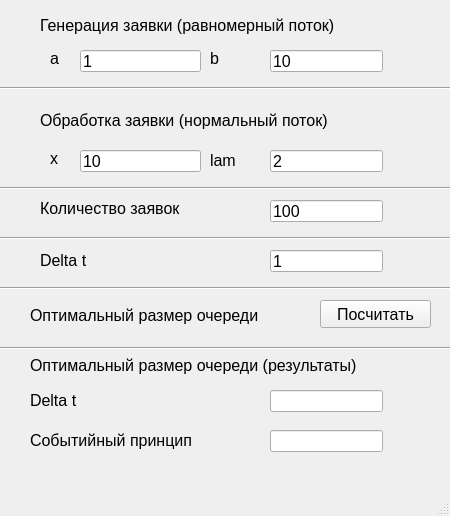
<?xml version="1.0" encoding="UTF-8"?>
<ui version="4.0">
 <class>MainWindow</class>
 <widget class="QMainWindow" name="MainWindow">
  <property name="geometry">
   <rect>
    <x>0</x>
    <y>0</y>
    <width>450</width>
    <height>516</height>
   </rect>
  </property>
  <property name="windowTitle">
   <string>Лабораторная работа №4</string>
  </property>
  <widget class="QWidget" name="centralwidget">
   <widget class="QLabel" name="label">
    <property name="geometry">
     <rect>
      <x>50</x>
      <y>50</y>
      <width>55</width>
      <height>16</height>
     </rect>
    </property>
    <property name="font">
     <font>
      <pointsize>12</pointsize>
     </font>
    </property>
    <property name="text">
     <string>a</string>
    </property>
   </widget>
   <widget class="QLabel" name="label_2">
    <property name="geometry">
     <rect>
      <x>40</x>
      <y>0</y>
      <width>391</width>
      <height>51</height>
     </rect>
    </property>
    <property name="font">
     <font>
      <pointsize>12</pointsize>
     </font>
    </property>
    <property name="text">
     <string>Генерация заявки (равномерный поток)</string>
    </property>
   </widget>
   <widget class="QLabel" name="label_3">
    <property name="geometry">
     <rect>
      <x>210</x>
      <y>50</y>
      <width>55</width>
      <height>16</height>
     </rect>
    </property>
    <property name="font">
     <font>
      <pointsize>12</pointsize>
     </font>
    </property>
    <property name="text">
     <string>b</string>
    </property>
   </widget>
   <widget class="QLineEdit" name="x_value">
    <property name="geometry">
     <rect>
      <x>80</x>
      <y>150</y>
      <width>121</width>
      <height>22</height>
     </rect>
    </property>
    <property name="font">
     <font>
      <pointsize>12</pointsize>
     </font>
    </property>
    <property name="text">
     <string>10</string>
    </property>
   </widget>
   <widget class="QLineEdit" name="lam_value">
    <property name="geometry">
     <rect>
      <x>270</x>
      <y>150</y>
      <width>113</width>
      <height>22</height>
     </rect>
    </property>
    <property name="font">
     <font>
      <pointsize>12</pointsize>
     </font>
    </property>
    <property name="text">
     <string>2</string>
    </property>
   </widget>
   <widget class="QLabel" name="label_4">
    <property name="geometry">
     <rect>
      <x>40</x>
      <y>80</y>
      <width>391</width>
      <height>81</height>
     </rect>
    </property>
    <property name="font">
     <font>
      <pointsize>12</pointsize>
     </font>
    </property>
    <property name="layoutDirection">
     <enum>Qt::LeftToRight</enum>
    </property>
    <property name="text">
     <string>Обработка заявки (нормальный поток)</string>
    </property>
   </widget>
   <widget class="QLineEdit" name="a_value">
    <property name="geometry">
     <rect>
      <x>80</x>
      <y>50</y>
      <width>121</width>
      <height>22</height>
     </rect>
    </property>
    <property name="font">
     <font>
      <pointsize>12</pointsize>
     </font>
    </property>
    <property name="text">
     <string>1</string>
    </property>
   </widget>
   <widget class="QLabel" name="label_5">
    <property name="geometry">
     <rect>
      <x>50</x>
      <y>150</y>
      <width>41</width>
      <height>16</height>
     </rect>
    </property>
    <property name="font">
     <font>
      <pointsize>12</pointsize>
     </font>
    </property>
    <property name="text">
     <string>x</string>
    </property>
   </widget>
   <widget class="Line" name="line">
    <property name="geometry">
     <rect>
      <x>-10</x>
      <y>180</y>
      <width>471</width>
      <height>16</height>
     </rect>
    </property>
    <property name="font">
     <font>
      <pointsize>12</pointsize>
     </font>
    </property>
    <property name="orientation">
     <enum>Qt::Horizontal</enum>
    </property>
   </widget>
   <widget class="QLineEdit" name="request_value">
    <property name="geometry">
     <rect>
      <x>270</x>
      <y>200</y>
      <width>113</width>
      <height>22</height>
     </rect>
    </property>
    <property name="font">
     <font>
      <pointsize>12</pointsize>
     </font>
    </property>
    <property name="text">
     <string>100</string>
    </property>
   </widget>
   <widget class="QLabel" name="label_6">
    <property name="geometry">
     <rect>
      <x>40</x>
      <y>200</y>
      <width>181</width>
      <height>16</height>
     </rect>
    </property>
    <property name="font">
     <font>
      <pointsize>12</pointsize>
     </font>
    </property>
    <property name="text">
     <string>Количество заявок</string>
    </property>
   </widget>
   <widget class="Line" name="line_2">
    <property name="geometry">
     <rect>
      <x>-10</x>
      <y>230</y>
      <width>471</width>
      <height>16</height>
     </rect>
    </property>
    <property name="font">
     <font>
      <pointsize>12</pointsize>
     </font>
    </property>
    <property name="orientation">
     <enum>Qt::Horizontal</enum>
    </property>
   </widget>
   <widget class="QLineEdit" name="dt_value">
    <property name="geometry">
     <rect>
      <x>270</x>
      <y>250</y>
      <width>113</width>
      <height>22</height>
     </rect>
    </property>
    <property name="font">
     <font>
      <pointsize>12</pointsize>
     </font>
    </property>
    <property name="text">
     <string>1</string>
    </property>
   </widget>
   <widget class="QLabel" name="label_7">
    <property name="geometry">
     <rect>
      <x>40</x>
      <y>250</y>
      <width>81</width>
      <height>20</height>
     </rect>
    </property>
    <property name="font">
     <font>
      <pointsize>12</pointsize>
     </font>
    </property>
    <property name="text">
     <string>Delta t</string>
    </property>
   </widget>
   <widget class="QLabel" name="label_8">
    <property name="geometry">
     <rect>
      <x>30</x>
      <y>430</y>
      <width>201</width>
      <height>21</height>
     </rect>
    </property>
    <property name="font">
     <font>
      <pointsize>12</pointsize>
     </font>
    </property>
    <property name="text">
     <string>Событийный принцип</string>
    </property>
   </widget>
   <widget class="QLabel" name="label_9">
    <property name="geometry">
     <rect>
      <x>30</x>
      <y>390</y>
      <width>131</width>
      <height>21</height>
     </rect>
    </property>
    <property name="font">
     <font>
      <pointsize>12</pointsize>
     </font>
    </property>
    <property name="text">
     <string>Delta t</string>
    </property>
   </widget>
   <widget class="Line" name="line_3">
    <property name="geometry">
     <rect>
      <x>-10</x>
      <y>280</y>
      <width>471</width>
      <height>16</height>
     </rect>
    </property>
    <property name="font">
     <font>
      <pointsize>12</pointsize>
     </font>
    </property>
    <property name="orientation">
     <enum>Qt::Horizontal</enum>
    </property>
   </widget>
   <widget class="QLabel" name="label_10">
    <property name="geometry">
     <rect>
      <x>30</x>
      <y>300</y>
      <width>321</width>
      <height>31</height>
     </rect>
    </property>
    <property name="font">
     <font>
      <pointsize>12</pointsize>
     </font>
    </property>
    <property name="text">
     <string>Оптимальный размер очереди</string>
    </property>
   </widget>
   <widget class="QPushButton" name="process_btn">
    <property name="geometry">
     <rect>
      <x>320</x>
      <y>300</y>
      <width>111</width>
      <height>28</height>
     </rect>
    </property>
    <property name="font">
     <font>
      <pointsize>12</pointsize>
     </font>
    </property>
    <property name="text">
     <string>Посчитать</string>
    </property>
   </widget>
   <widget class="QLineEdit" name="event_principle_line">
    <property name="geometry">
     <rect>
      <x>270</x>
      <y>430</y>
      <width>113</width>
      <height>22</height>
     </rect>
    </property>
    <property name="font">
     <font>
      <pointsize>12</pointsize>
     </font>
    </property>
   </widget>
   <widget class="QLineEdit" name="dt_principle_line">
    <property name="geometry">
     <rect>
      <x>270</x>
      <y>390</y>
      <width>113</width>
      <height>22</height>
     </rect>
    </property>
    <property name="font">
     <font>
      <pointsize>12</pointsize>
     </font>
    </property>
   </widget>
   <widget class="QLabel" name="label_11">
    <property name="geometry">
     <rect>
      <x>210</x>
      <y>150</y>
      <width>55</width>
      <height>21</height>
     </rect>
    </property>
    <property name="font">
     <font>
      <pointsize>12</pointsize>
     </font>
    </property>
    <property name="text">
     <string>lam</string>
    </property>
   </widget>
   <widget class="QLineEdit" name="b_value">
    <property name="geometry">
     <rect>
      <x>270</x>
      <y>50</y>
      <width>113</width>
      <height>22</height>
     </rect>
    </property>
    <property name="font">
     <font>
      <pointsize>12</pointsize>
     </font>
    </property>
    <property name="text">
     <string>10</string>
    </property>
   </widget>
   <widget class="Line" name="line_4">
    <property name="geometry">
     <rect>
      <x>-10</x>
      <y>80</y>
      <width>471</width>
      <height>16</height>
     </rect>
    </property>
    <property name="font">
     <font>
      <pointsize>12</pointsize>
     </font>
    </property>
    <property name="orientation">
     <enum>Qt::Horizontal</enum>
    </property>
   </widget>
   <widget class="Line" name="line_5">
    <property name="geometry">
     <rect>
      <x>-10</x>
      <y>340</y>
      <width>471</width>
      <height>16</height>
     </rect>
    </property>
    <property name="font">
     <font>
      <pointsize>12</pointsize>
     </font>
    </property>
    <property name="orientation">
     <enum>Qt::Horizontal</enum>
    </property>
   </widget>
   <widget class="QLabel" name="label_12">
    <property name="geometry">
     <rect>
      <x>30</x>
      <y>350</y>
      <width>411</width>
      <height>31</height>
     </rect>
    </property>
    <property name="font">
     <font>
      <pointsize>12</pointsize>
     </font>
    </property>
    <property name="text">
     <string>Оптимальный размер очереди (результаты)</string>
    </property>
   </widget>
  </widget>
  <widget class="QMenuBar" name="menubar">
   <property name="geometry">
    <rect>
     <x>0</x>
     <y>0</y>
     <width>450</width>
     <height>21</height>
    </rect>
   </property>
  </widget>
  <widget class="QStatusBar" name="statusbar"/>
 </widget>
 <resources/>
 <connections/>
</ui>
